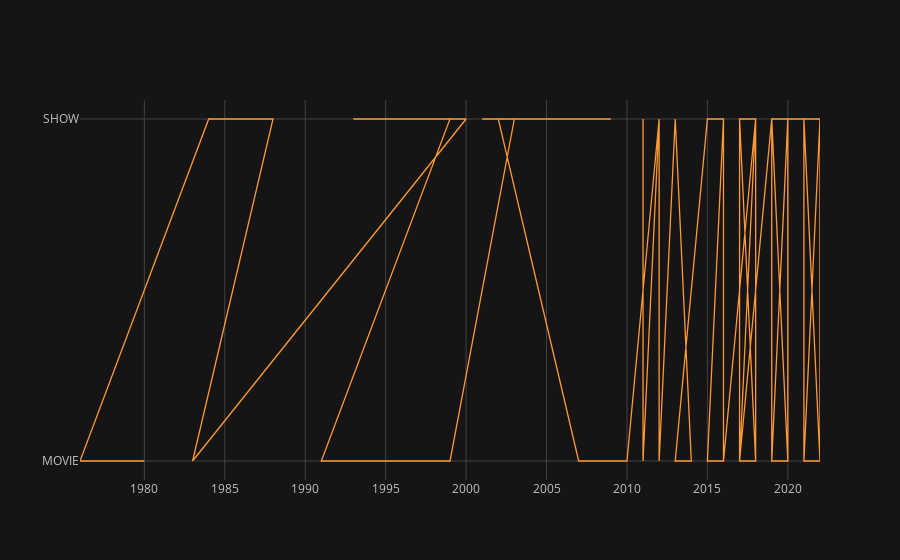

Notebook code cell kept with this figure:
### Code cell
netflix.iplot(x='release_year',y='type');

### Figure 1 — Plotly figure (JSON) as saved in the notebook; plotly's stock layout.template omitted (floating-point values rounded to 4 significant figures; data arrays with more than 128 entries replaced by an {"elided": "..."} marker saying what was removed)
{"data": [{"line": {"color": "rgba(255, 153, 51, 1.0)", "dash": "solid", "shape": "linear", "width": 1.3}, "mode": "lines", "name": "type", "text": "", "type": "scatter", "x": {"elided": "321 int values"}, "y": {"elided": "321 str values"}}], "layout": {"legend": {"bgcolor": "#151516", "font": {"color": "#D9D9D9"}}, "paper_bgcolor": "#151516", "plot_bgcolor": "#151516", "title": {"font": {"color": "#D9D9D9"}}, "xaxis": {"gridcolor": "#434343", "showgrid": true, "tickfont": {"color": "#C2C2C2"}, "title": {"font": {"color": "#D9D9D9"}, "text": ""}, "zerolinecolor": "#666570"}, "yaxis": {"gridcolor": "#434343", "showgrid": true, "tickfont": {"color": "#C2C2C2"}, "title": {"font": {"color": "#D9D9D9"}, "text": ""}, "zerolinecolor": "#666570"}}}
